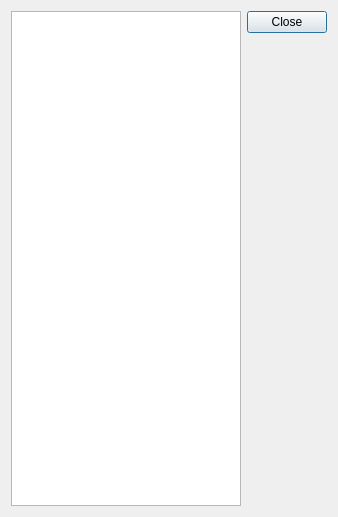
<?xml version="1.0" encoding="UTF-8"?>
<ui version="4.0">
 <class>CalibrationDlg</class>
 <widget class="QDialog" name="CalibrationDlg">
  <property name="geometry">
   <rect>
    <x>0</x>
    <y>0</y>
    <width>338</width>
    <height>517</height>
   </rect>
  </property>
  <property name="windowTitle">
   <string>Dialog</string>
  </property>
  <property name="windowIcon">
   <iconset resource="../res.qrc">
    <normaloff>:/images/tb/calibration.png</normaloff>:/images/tb/calibration.png</iconset>
  </property>
  <layout class="QHBoxLayout" name="horizontalLayout">
   <item>
    <widget class="TableView" name="tableView"/>
   </item>
   <item>
    <widget class="QDialogButtonBox" name="buttonBox">
     <property name="orientation">
      <enum>Qt::Orientation::Vertical</enum>
     </property>
     <property name="standardButtons">
      <set>QDialogButtonBox::StandardButton::Close</set>
     </property>
    </widget>
   </item>
  </layout>
 </widget>
 <customwidgets>
  <customwidget>
   <class>TableView</class>
   <extends>QTableView</extends>
   <header>tableview.h</header>
  </customwidget>
 </customwidgets>
 <resources>
  <include location="../res.qrc"/>
 </resources>
 <connections>
  <connection>
   <sender>buttonBox</sender>
   <signal>accepted()</signal>
   <receiver>CalibrationDlg</receiver>
   <slot>accept()</slot>
   <hints>
    <hint type="sourcelabel">
     <x>248</x>
     <y>254</y>
    </hint>
    <hint type="destinationlabel">
     <x>157</x>
     <y>274</y>
    </hint>
   </hints>
  </connection>
  <connection>
   <sender>buttonBox</sender>
   <signal>rejected()</signal>
   <receiver>CalibrationDlg</receiver>
   <slot>reject()</slot>
   <hints>
    <hint type="sourcelabel">
     <x>316</x>
     <y>260</y>
    </hint>
    <hint type="destinationlabel">
     <x>286</x>
     <y>274</y>
    </hint>
   </hints>
  </connection>
 </connections>
</ui>
